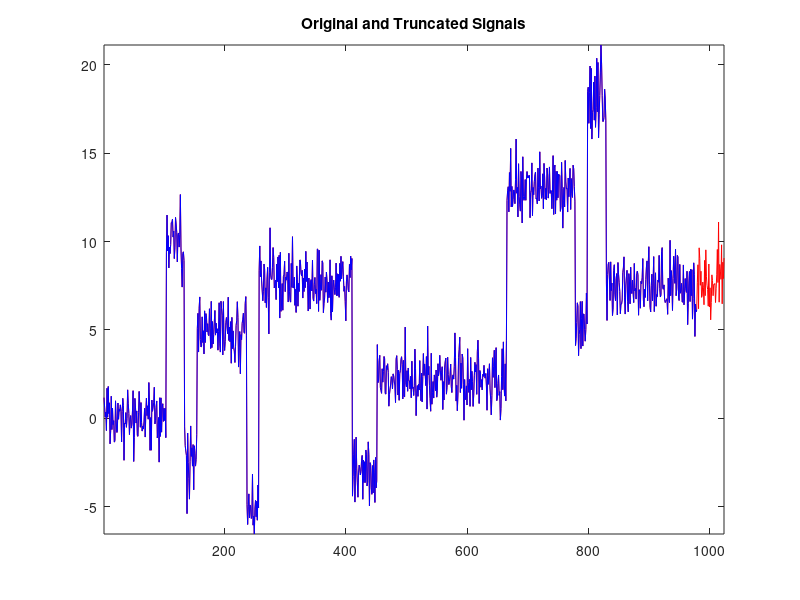

Source code (MATLAB): (Note: this script raises an error after producing the figure.)
%% Non-Decimated Wavelet Analysis
% This example shows you how to decompose a signal or an image using
% non-decimated wavelet analysis.
%
% This kind of redundant, translation-invariant transform is especially 
% useful for denoising, which is one of the most important wavelet
% applications. This type of analysis has already been developed for
% stationary wavelet transform (SWT) functions (1-D stationary wavelet
% functions) and the SWT GUI. This transform however has a serious
% limitation: the signal length must be a power of 2 and the periodized
% extension mode must be used for the underlying DWT.
%
% Wavelet Toolbox(TM) provides a new tool for handling such transforms for
% signals (or images) of arbitrary size and using different extension
% modes.

% Copyright 2009-2012 The MathWorks, Inc.

%% Load Original Signal
load noisbloc;
L = length(noisbloc)
plot(noisbloc,'r')
axis tight
title('Original Signal')

%%
% The loaded signal is of length 1024, so you can use the SWT functions
% to decompose it. 
% We now truncate the loaded signal and keep only 979 samples, which is not
% a power of 2 (blue line in the plot below).
nkeep = 979;
sig = noisbloc(1:nkeep);
hold on
plot(sig,'b')
title('Original and Truncated Signals')

%% Multilevel 1-D Non-Decimated Wavelet Decomposition
% 
% Perform non-decimated wavelet decomposition of |sig| at level |5| using
% the |haar| wavelet.
n = 5;                  % Decomposition level 
w = 'db1';              % Haar wavelet
WT = ndwt(sig,n,w)      % Multilevel 1-D wavelet decomposition.

%%
% The function |NDWT| returns a structure containing the parameters of the
% non-decimated transform.
%%
% Filters associated with the wavelet:
WT.filters

%%
% The decomposition is organized in sequences of coefficients according to
% the level and nature of the signal (approximation or detail).
% The coefficients are concatenated and are given by |WT.dec| which is
% equal to |[Ca(N) Cd(N) Cd(N-1) ... Cd(1)]|:
WT.dec

%%
% The lengths of the coefficient sequences and of the original signal are
% given by |WT.longs|:
WT.longs

%%
% And finally, the discrete wavelet transform extension mode is
WT.mode

%% Multilevel 1-D Non-Decimated Wavelet Reconstruction
% Starting from a decomposition, we can construct all the components
% (approximations and details) useful for analysis: 
A = cell(1,n);
D = cell(1,n);
for k = 1:n
    A{k} = indwt(WT,'a',k);   % Approximations (low-pass components)
    D{k} = indwt(WT,'d',k);   % Details (high-pass components)
end

%%
% To denoise or process the signal, you can modify the coefficients before
% reconstruction, for example, by thresholding it. 
%
% We now concentrate on the capabilities of the non-decimated transform. We
% first check that if the coefficients are unchanged, the reconstructions
% are perfect, i.e. |sig = A(k) + D(k) + ... + D(1)|.
err = zeros(1,n);
for k = 1:n
    E = sig-A{k};
    for j = 1:k
        E = E-D{j};
    end
    err(k) = max(abs(E(:)));
end
disp(err)

%%
% Next we illustrate graphically two different decompositions of the
% original signal: approximation and detail at level 1 and approximation at
% level 5, plus the sum of the details of level 1 to 5.
for k = [1 5]
    figure('Color','w')
    subplot(2,1,1);   
    plot(A{k},'b'); axis tight; xlabel(['A' int2str(k)])
    subplot(2,1,2); 
    plot(sig-A{k},'g'); axis tight;
    xlabel(['Sum of Details from 1 to ' int2str(k)])
end
clear A D E err

%%
% Starting from a different initial signal, we can show the effect of
% changing the extension mode.
load noissin;
% Truncate the signal
x = noissin(1:512);  
wname = 'sym4';
level = 5;
% Consider the decompositions obtained using two different extension modes:
W1 = ndwt(x,level,wname,'mode','zpd'),  % Zero padding
W2 = ndwt(x,level,wname,'mode','per'),  % Periodization 

A5_W1 = indwt(W1,'a',level);
A5_W2 = indwt(W2,'a',level);
%%
% The approximations are very similar, with the differences appearing at
% the beginning and the end of these approximations.
figure('Color','w')
subplot(3,1,1); plot(A5_W1,'r'); axis tight; title('A5 - Zero padding');
subplot(3,1,2); plot(A5_W2,'b'); axis tight; title('A5 - Periodization'); 
subplot(3,1,3); plot(A5_W1-A5_W2,'m','LineWidth',2); axis tight; 
xlabel('Diffence between the approximations');

%% Load Original Image and Select a ROI
% Now we illustrate the 2-D counterparts of the previous capabilities, with
% fewer details.
%%
% Load original image. 
load noiswom;   
S = size(X)

%%
% Select a ROI, the size of which is not a power of 2. 
X = X(2:94,2:94);  
sX = size(X)

%%
% Display the original image. 
figure('Color','w')
map = pink(255);
image(X)
colormap(map)
axis tight
title('Original Image')

%% Multilevel 2-D Non-Decimated Wavelet Decomposition
% Perform non-decimated wavelet decomposition of signal X at level 4 using
% the haar wavelet.
n = 4;                   % Decomposition Level 
w = 'db1';               % Haar wavelet
WT = ndwt2(X,n,w)        % Multilevel 2-D wavelet decomposition.

%% Multilevel 2-D Non-Decimated Wavelet Coefficients
% Extract the resulting family of coefficients from the wavelet
% decomposition
cAA = cell(1,n);
cAD = cell(1,n);
cDA = cell(1,n);
cDD = cell(1,n);
for k = 1:n
    cAA{k} = indwt2(WT,'caa',k);   % Coefficients of approximations
    cAD{k} = indwt2(WT,'cad',k);   % Coefficients of horizontal details
    cDA{k} = indwt2(WT,'cda',k);   % Coefficients of vertical details
    cDD{k} = indwt2(WT,'cdd',k);   % Coefficients of diagonal details
end
%% 
% Display the resulting family of coefficients 
figure('DefaultAxesXTick',[],'DefaultAxesYTick',[],'Color','w')
colormap(map)
for k = 1:n
    subplot(4,n,k);
    imagesc(cAA{k}); xlabel(['cAA' int2str(k)])
    subplot(4,n,k+n);
    imagesc(abs(cAD{k})); xlabel(['cAD' int2str(k)])
    subplot(4,n,k+2*n);
    imagesc(abs(cDA{k})); xlabel(['cDA' int2str(k)])
    subplot(4,n,k+3*n);
    imagesc(abs(cDD{k})); xlabel(['cDD' int2str(k)])
end

%% Multilevel 2-D Non-Decimated Wavelet Reconstruction
%
A = cell(1,n);
D = cell(1,n);
for k = 1:n
    A{k} = indwt2(WT,'a',k);   % Approximations (low-pass components)
    D{k} = indwt2(WT,'d',k);   % Details (high-pass components)
end

% We now check that without changing the coefficients, the various
% reconstructions are perfect.
err = zeros(1,n);
for k = 1:n
    E = X-A{k}-D{k};
    err(k) = max(abs(E(:)));
end
disp(err)

%%
figure('DefaultAxesXTick',[],'DefaultAxesYTick',[],'Color','w')
colormap(map)
for k = 1:n
    subplot(2,n,k);   
    imagesc(A{k}); xlabel(['A' int2str(k)])
    subplot(2,n,k+n); 
    imagesc(abs(D{k})); xlabel(['Det' int2str(k)])
end
clear D E err

%%
figure('DefaultAxesXTick',[],'DefaultAxesYTick',[],'Color','w')
colormap(map)
subplot(1,2,1);
image(X)
title('Original Image')
subplot(1,2,2);
image(A{1})
title('Denoised Image - A1')

%%
% Consider the approximations at level 1 obtained using three different
% extension modes. These approximations are rough denoised images.
WT = ndwt2(X,1,w,'mode','per');   % Multilevel 2-D wavelet decomposition.
A{1} = indwt2(WT,'a',1);
WT = ndwt2(X,1,w,'mode','sym');   % Multilevel 2-D wavelet decomposition.
A{2} = indwt2(WT,'a',1);
WT = ndwt2(X,1,w,'mode','zpd');   % Multilevel 2-D wavelet decomposition.
A{3} = indwt2(WT,'a',1);

%%
% As expected, the approximations are very similar, with the differences 
% concentrated on the edge.
figure('DefaultAxesXTick',[],'DefaultAxesYTick',[],'Color','w')
colormap(map)
subplot(2,3,2);
image(X)
title('Original Image')
subplot(2,3,4);
image(A{1})
xlabel('A1 - PER')
subplot(2,3,5);
image(A{2})
title('Denoised Images')
xlabel('A1 - SYM')
subplot(2,3,6);
image(A{3})
xlabel('A1 - ZPD')

%% Summary
% This example showed how the 1-D and 2-D Non-Decimated Wavelet transform 
% allows you to process signals or images of any size using any mode of 
% extension for the decomposition.
displayEndOfDemoMessage(mfilename)

